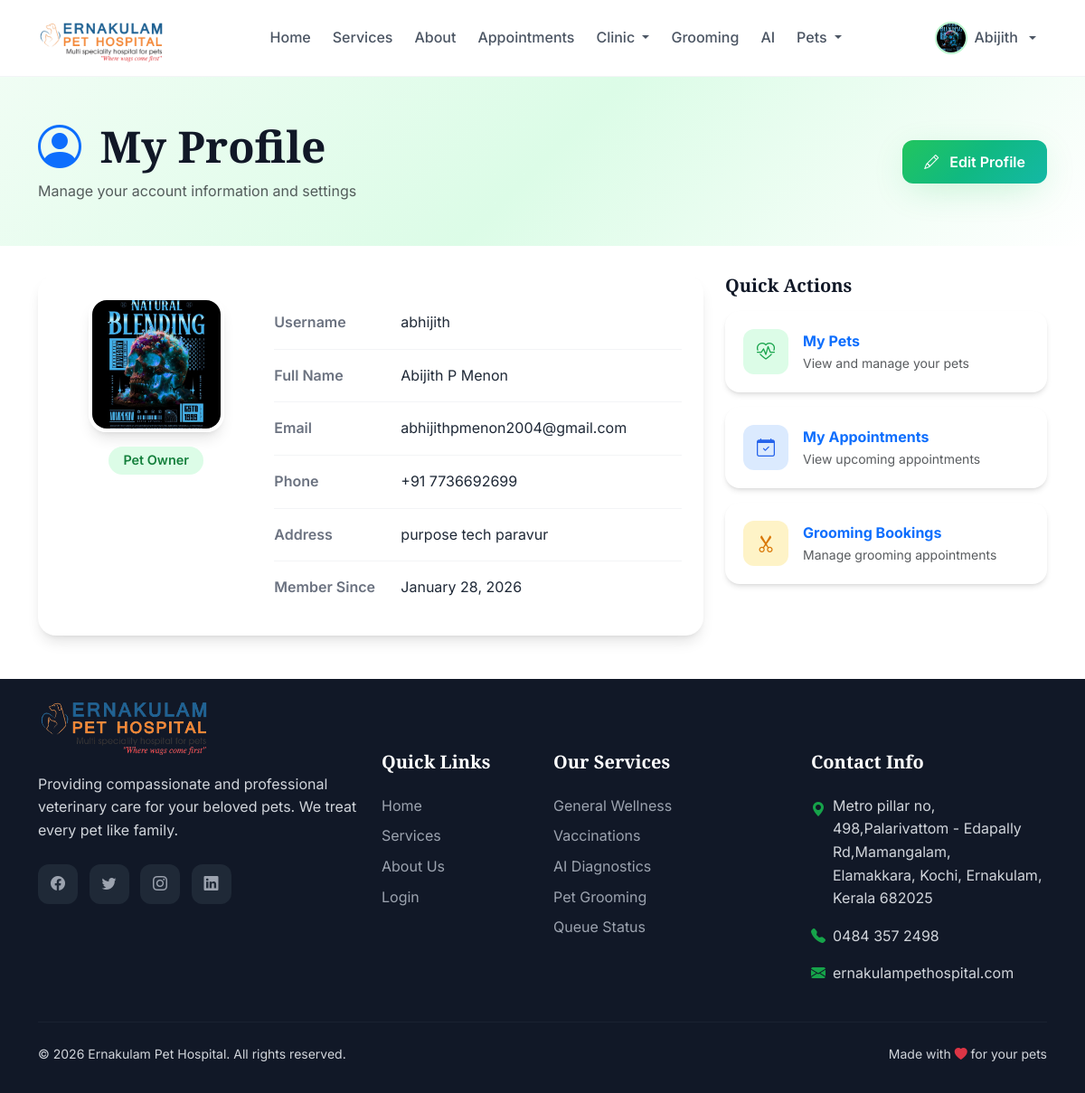
The app's page /accounts/profile/ (signed in) with its own data.
### accounts/models.py (models this page shows, shortened)
class User(AbstractUser):
    USER_ROLES = (
        ('ADMIN', 'Administrator'),
        ('VET', 'Veterinarian'),
        ('OWNER', 'Pet Owner'),
    )
    role = models.CharField(max_length=20, choices=USER_ROLES, default='OWNER')
    phone_regex = RegexValidator(
        regex=r'^\+?1?\d{9,15}$',
        message="Phone number must be entered in the format: '+999999999'. Up to 15 digits allowed."
    )
    phone_number = models.CharField(validators=[phone_regex], max_length=17, blank=True)
    address = models.TextField(blank=True)
    date_of_birth = models.DateField(null=True, blank=True)
    profile_picture = models.ImageField(upload_to='profiles/', null=True, blank=True)
    is_active_account = models.BooleanField(default=True)
    created_at = models.DateTimeField(auto_now_add=True)
    updated_at = models.DateTimeField(auto_now=True)
    class Meta:
        ordering = ['-date_joined']
    @property
    def is_veterinarian(self):
        return self.role == 'VET'
    @property
    def is_pet_owner(self):
        return self.role == 'OWNER'

### accounts/views.py (the view)
# urls.py: path('profile/', views.profile, name='profile'),
@login_required
def profile(request):
    context = {'user': request.user}
    if request.user.role == 'VET':
        context['active_emergencies_count'] = EmergencyCase.objects.filter(
            assigned_vet=request.user,
            status__in=['WAITING', 'IN_TREATMENT']
        ).count()
    return render(request, 'accounts/profile.html', context)

### templates/accounts/profile.html (shortened to what this page needs)
{% extends 'base.html' %}
{% block content %}
<section class="profile-hero">
    <div class="container">
        <div class="row align-items-center">
            <div class="col">
                <h1 class="display-5 fw-bold mb-2">
                    <i class="bi bi-person-circle text-primary me-2"></i>
                    My Profile
                </h1>
                <p class="text-muted mb-0">Manage your account information and settings</p>
            </div>
            <div class="col-auto">
                <a href="{% url 'accounts:edit_profile' %}" class="btn btn-primary">
                    <i class="bi bi-pencil me-1"></i> Edit Profile
                </a>
            </div>
        </div>
    </div>
</section>
<div class="container mb-5">
    <div class="row">
        <div class="col-lg-8">
            <div class="profile-card">
                <div class="card-body p-4">
                    <div class="row">
                        <div class="col-md-4 text-center mb-4 mb-md-0">
                            {% if user.profile_picture %}
                                <img src="{{ user.profile_picture.url }}" alt="Profile Picture" class="profile-avatar">
                            {% else %}
                                <div class="profile-avatar-placeholder mx-auto">
                                    <i class="bi bi-person" style="font-size: 4rem; color: var(--primary-400);"></i>
                                </div>
                            {% endif %}
                            <div class="mt-3">
                                <span class="badge" style="background: var(--primary-100); color: var(--primary-700); font-size: 0.9rem; padding: 0.5rem 1rem;">
                                    {{ user.get_role_display }}
                                </span>
                            </div>
                        </div>
                        <div class="col-md-8">
                            <div class="info-row">
                                <div class="info-label">Username</div>
                                <div class="info-value">{{ user.username }}</div>
                            </div>
                            <div class="info-row">
                                <div class="info-label">Full Name</div>
                                <div class="info-value">{{ user.get_full_name|default:"Not set" }}</div>
                            </div>
                            <div class="info-row">
                                <div class="info-label">Email</div>
                                <div class="info-value">{{ user.email|default:"Not set" }}</div>
                            </div>
                            {% if user.phone_number %}
                            <div class="info-row">
                                <div class="info-label">Phone</div>
                                <div class="info-value">{{ user.phone_number }}</div>
                            </div>
                            {% endif %}
                            {% if user.address %}
                            <div class="info-row">
                                <div class="info-label">Address</div>
                                <div class="info-value">{{ user.address }}</div>
                            </div>
                            {% endif %}
                            <div class="info-row">
                                <div class="info-label">Member Since</div>
                                <div class="info-value">{{ user.date_joined|date:"F d, Y" }}</div>
                            </div>
                        </div>
                    </div>
                </div>
            </div>
        </div>
        <div class="col-lg-4 mt-4 mt-lg-0">
            <h5 class="mb-3" style="font-family: 'Playfair Display', serif;">Quick Actions</h5>
            {% if user.is_pet_owner %}
            <a href="{% url 'medical_records:pet_list' %}" class="action-card mb-3">
                <div class="action-icon" style="background: var(--primary-100); color: var(--primary-600);">
                    <i class="bi bi-heart-pulse"></i>
                </div>
                <div>
                    <strong>My Pets</strong>
                    <small class="d-block text-muted">View and manage your pets</small>
                </div>
            </a>
            <a href="{% url 'appointments:list' %}" class="action-card mb-3">
                <div class="action-icon" style="background: #dbeafe; color: #2563eb;">
                    <i class="bi bi-calendar-check"></i>
                </div>
                <div>
                    <strong>My Appointments</strong>
                    <small class="d-block text-muted">View upcoming appointments</small>
                </div>
            </a>
            <a href="{% url 'appointments:grooming_list' %}" class="action-card mb-3">
                <div class="action-icon" style="background: #fef3c7; color: #d97706;">
                    <i class="bi bi-scissors"></i>
                </div>
                <div>
                    <strong>Grooming Bookings</strong>
                    <small class="d-block text-muted">Manage grooming appointments</small>
                </div>
            </a>
            {% endif %}
        </div>
    </div>
</div>
{% endblock %}

### templates/base.html (shortened to what this page needs)
<!DOCTYPE html>
<html lang="en">
<head>
    <link href="https://cdn.jsdelivr.net/npm/bootstrap@5.3.0/dist/css/bootstrap.min.css" rel="stylesheet">
    <link rel="stylesheet" href="https://cdn.jsdelivr.net/npm/bootstrap-icons@1.11.0/font/bootstrap-icons.css">
    <link href="https://unpkg.com/aos@2.3.1/dist/aos.css" rel="stylesheet">
</head>
<body class="d-flex flex-column min-vh-100">
    <nav class="navbar navbar-expand-lg sticky-top">
        <div class="container">
            <a class="navbar-brand" href="{% url 'home' %}" style="position: relative; width: 150px; display: flex; align-items: center;">
                <img src="/media/logo/logo.png" alt="Logo" style="height: 140px; width: auto; position: absolute; top: -60px; left: 0; z-index: 1000;">
            </a>
            <div class="collapse navbar-collapse" id="navbarNav">
                <ul class="navbar-nav mx-auto">
                    <li class="nav-item">
                        <a class="nav-link {% if request.path == '/' %}active{% endif %}" href="{% url 'home' %}">
                            Home
                        </a>
                    </li>
                    <li class="nav-item">
                        <a class="nav-link {% if 'services' in request.path %}active{% endif %}" href="{% url 'services' %}">
                            Services
                        </a>
                    </li>
                    <li class="nav-item">
                        <a class="nav-link {% if 'about' in request.path %}active{% endif %}" href="{% url 'about' %}">
                            About
                        </a>
                    </li>
                    {% if user.is_authenticated %}
                        <li class="nav-item">
                            <a class="nav-link " href="{% url 'appointments:list' %}">
                                Appointments
                            </a>
                        </li>
                        <li class="nav-item dropdown">
                            <a class="nav-link dropdown-toggle " href="#" id="clinicDropdown" role="button" data-bs-toggle="dropdown">
                                Clinic
                            </a>
                        </li>
                        <li class="nav-item">
                            <a class="nav-link {% if 'grooming' in request.path %}active{% endif %}" href="{% url 'appointments:grooming_services' %}">
                                Grooming
                            </a>
                        </li>
                        <li class="nav-item">
                            <a class="nav-link {% if 'ai_diagnosis' in request.path %}active{% endif %}" href="{% url 'ai_diagnosis:home' %}">
                                AI
                            </a>
                        </li>
                        {% if user.is_pet_owner %}
                        <li class="nav-item dropdown">
                            <a class="nav-link dropdown-toggle {% if 'medical_records' in request.path or 'records' in request.path %}active{% endif %}" href="#" id="petsDropdown" role="button" data-bs-toggle="dropdown">
                                Pets
                            </a>
                        </li>
                        {% endif %}
                    {% endif %}
                </ul>
                <ul class="navbar-nav">
                    {% if user.is_authenticated %}
                        <li class="nav-item dropdown">
                            <a class="nav-link dropdown-toggle d-flex align-items-center gap-2" href="#" id="userDropdown" role="button" data-bs-toggle="dropdown">
                                {% if user.profile_picture %}
                                    <img src="{{ user.profile_picture.url }}" class="rounded-circle" style="width: 36px; height: 36px; object-fit: cover; border: 2px solid var(--primary-200);">
                                {% else %}
                                    <div class="rounded-circle d-flex align-items-center justify-content-center" style="width: 36px; height: 36px; background: var(--primary-100); color: var(--primary-600);">
                                        <i class="bi bi-person-fill"></i>
                                    </div>
                                {% endif %}
                                <span class="d-none d-lg-inline">{{ user.first_name|default:user.username }}</span>
                            </a>
                        </li>
                    {% endif %}
                </ul>
            </div>
        </div>
    </nav>
    <main class="flex-grow-1">
        {% block content %}{% endblock %}
    </main>
    <footer class="footer mt-auto">
        <div class="container">
            <div class="row g-4">
                <div class="col-lg-4">
                    <div class="footer-brand" style="position:relative; padding-left: 140px; min-hight: 60px; display: flex; align-items: center;">
                        <img src="/media/logo/logo.png" alt="Logo" style="position: absolute; left: 0; top: -120px; height: 190px; width: auto;">
                    </div>
                    <p class="mb-4">Providing compassionate and professional veterinary care for your beloved pets. We treat every pet like family.</p>
                    <div class="social-links">
                        <a href="#"><i class="bi bi-facebook"></i></a>
                        <a href="#"><i class="bi bi-twitter"></i></a>
                        <a href="#"><i class="bi bi-instagram"></i></a>
                        <a href="#"><i class="bi bi-linkedin"></i></a>
                    </div>
                </div>
                <div class="col-lg-2 col-md-4">
                    <h5>Quick Links</h5>
                    <ul class="list-unstyled">
                        <li class="mb-2"><a href="{% url 'home' %}">Home</a></li>
                        <li class="mb-2"><a href="{% url 'services' %}">Services</a></li>
                        <li class="mb-2"><a href="{% url 'about' %}">About Us</a></li>
                        <li class="mb-2"><a href="{% url 'accounts:login' %}">Login</a></li>
                    </ul>
                </div>
                <div class="col-lg-3 col-md-4">
                    <h5>Our Services</h5>
                    <ul class="list-unstyled">
                        <li class="mb-2"><a href="{% url 'services' %}">General Wellness</a></li>
                        <li class="mb-2"><a href="{% url 'medical_records:vaccination_list' %}">Vaccinations</a></li>
                        <li class="mb-2"><a href="{% url 'ai_diagnosis:home' %}">AI Diagnostics</a></li>
                        <li class="mb-2"><a href="{% url 'appointments:grooming_services' %}">Pet Grooming</a></li>
                        <li class="mb-2"><a href="{% url 'appointments:queue_status' %}">Queue Status</a></li>
                    </ul>
                </div>
                <div class="col-lg-3 col-md-4">
                    <h5>Contact Info</h5>
                    <ul class="list-unstyled">
                        <li class="mb-3 d-flex align-items-start gap-2">
                            <i class="bi bi-geo-alt-fill text-primary-600 mt-1"></i>
                            <span>Metro pillar no, 498,Palarivattom - Edapally Rd,Mamangalam,<br>Elamakkara, Kochi, Ernakulam, Kerala 682025</span>
                        </li>
                        <li class="mb-3 d-flex align-items-center gap-2">
                            <i class="bi bi-telephone-fill text-primary-600"></i>
                            <span>0484 357 2498</span>
                        </li>
                        <li class="mb-3 d-flex align-items-center gap-2">
                            <i class="bi bi-envelope-fill text-primary-600"></i>
                            <span>ernakulampethospital.com</span>
                        </li>
                    </ul>
                </div>
            </div>
            <hr class="my-4" style="border-color: var(--gray-700);">
            <div class="row align-items-center">
                <div class="col-md-6 text-center text-md-start">
                    <p class="mb-0 small">&copy; 2026 Ernakulam Pet Hospital. All rights reserved.</p>
                </div>
                <div class="col-md-6 text-center text-md-end">
                    <p class="mb-0 small">Made with <i class="bi bi-heart-fill text-danger"></i> for your pets</p>
                </div>
            </div>
        </div>
    </footer>
</body>
</html>

### records on screen
User: profile_picture (picture), first_name "Abijith", role "Pet Owner", username "abhijith", get_full_name "Abijith P Menon", email "abhijithpmenon2004@gmail.com", phone_number "+91 7736692699", address "purpose tech paravur", date_joined "January 28, 2026"
